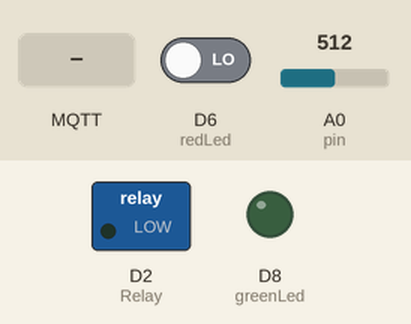
A sketch run on a simulated ESP8266 (NodeMCU). Parts: switched loads named in the sketch (green lamp = pin HIGH), output pins drawn as LEDs (lit = HIGH). The inputs (shaded band) are chosen by the test bench; at power-on: D6 (redLed) LOW, A0 (pin) = 512. WiFi joins after 1.5 s; servers stay silent unless stated; no MQTT or app messages arrive unless stated; what the sketch prints to the serial monitor is not drawn.

Above: at 2.7 s.
2.8 s: D6 (redLed) driven HIGH
At 4.5 s:
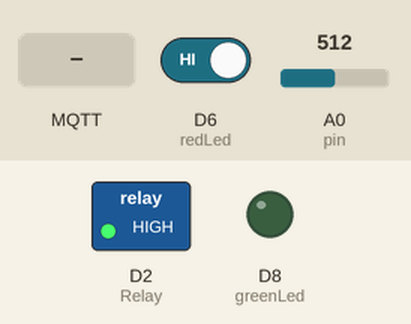
5.0 s: MQTT message "on" arrives on the first subscribed topic
At 6.3 s:
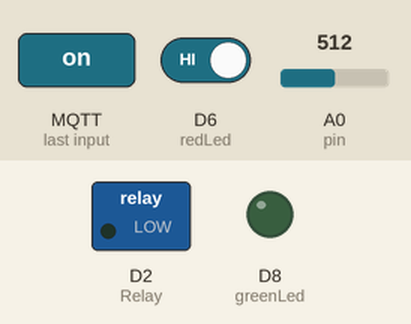
9.0 s: D6 (redLed) driven LOW
At 10.2 s:
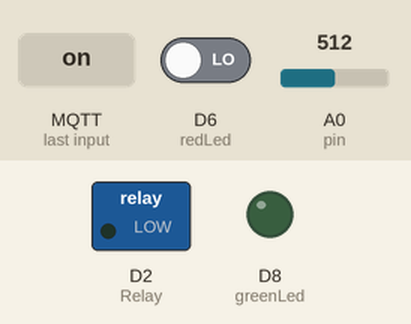
Timing chart, 0 to 12.0 s (numbered marks = the images above; inputs shaded):
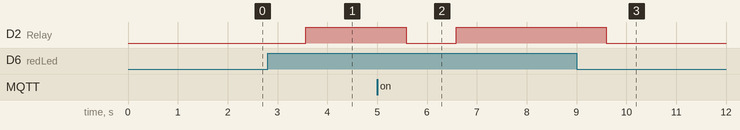

Measured:
- after the input at 2.8 s, D2 (Relay): LOW → HIGH after 0.77 s
- after the input at 5.0 s, D2 (Relay): HIGH → LOW after 0.58 s, → HIGH 1.0 s later
- after the input at 9.0 s, D2 (Relay): HIGH → LOW after 0.60 s

The sketch:

mqtt_publish_in_callback.ino
```cpp
#include <ESP8266WiFi.h>
#include <PubSubClient.h>
#include <MQUnifiedsensor.h>
#include <WiFiManager.h>
// GPIO 5 D1
//#define LED D4

// WiFi
//const char *ssid = "Test"; // Enter your WiFi name
//const char *password = "062340161";  // Enter WiFi password

// MQTT Broker
//const char *client_id = "esp8266-client";
const char *mqtt_broker = "broker.emqx.io";
const char *deviceID = "device1";
const int mqtt_port = 1883;
const char* gas_state_topic = "gas_detect/device1/gas_state";
const char* relay_state_topic = "gas_detect/device1/relay_state";
const char* gas_value_topic = "gas_detect/device1/gas_value";
const char* adc_value_topic = "gas_detect/device1/adc";
const char* relay_control_topic = "gas_detect/device1/relay_control";

//Definitions
#define placa "ESP8266"
#define Voltage_Resolution 3.3
#define pin A0 //Analog input 0 of your arduino
#define type "MQ-7" //MQ5
#define ADC_Bit_Resolution 10 // For arduino UNO/MEGA/NANO
#define RatioMQ7CleanAir 27.5  //RS / R0 = 6.5 ppm
#define redLed D6
#define greenLed D8
#define Relay D2
#define _A 700000000
#define _B -7.703

MQUnifiedsensor MQ7(placa, Voltage_Resolution, ADC_Bit_Resolution, pin, type);
int adc,relayState;
float v,R0,RL,RS,ratio,gasValue;
float calcR0 = 0;
String Status = "UnLock";
boolean relay_state = true;
boolean Sensor_State = true;
int valve = 0;
String relay_t = "";
String Sensor_msg = "";

WiFiManager wifiManager;
WiFiClient espClient;
PubSubClient client(espClient);

void setup() {
    // Set software serial baud to 115200;
    Serial.begin(115200);
    pinMode(redLed, INPUT);
    pinMode(greenLed, OUTPUT);
    pinMode(Relay, OUTPUT);
    //pinMode(LED,OUTPUT);
    // connecting to a WiFi network
    //WiFi.begin(ssid, password);
    wifiManager.autoConnect("Gas_detect");
    while (WiFi.status() != WL_CONNECTED) {
        delay(500);
        Serial.println(".");
    }
    Serial.println("Connected to the WiFi network");
    //connecting to a mqtt broker
    client.setServer(mqtt_broker, mqtt_port);
    client.setCallback(callback);
    while (!client.connected()) {

        //client_id += String(WiFi.macAddress());
        Serial.println("Connecting to public emqx mqtt broker.....");
        if (client.connect(deviceID)) {
            Serial.println("Public emqx mqtt broker connected");
        } else {
            Serial.print("failed with state ");
            Serial.print(client.state());
            delay(2000);
        }
    }
    Serial.print("Calibrating please wait.");
    for(int i = 1; i<=10; i ++)
    {
      MQ7.update(); // Update data, the arduino will read the voltage from the analog pin
      calcR0 += MQ7.calibrate(RatioMQ7CleanAir);
      Serial.print(".");
    }
    MQ7.setR0(calcR0/10);
    Serial.println("  done!.");

    if(isinf(calcR0)) {Serial.println("Warning: Conection issue, R0 is infinite (Open circuit detected) please check your wiring and supply"); while(1);}
    if(calcR0 == 0){Serial.println("Warning: Conection issue found, R0 is zero (Analog pin shorts to ground) please check your wiring and supply"); while(1);}

    //subscribe
    client.subscribe(relay_control_topic);
}

void callback(char *topic, byte *payload, unsigned int length) {
    Serial.print("Message arrived in topic: ");
    Serial.println(topic);
    Serial.print("Message:");
    String message;
    for (int i = 0; i < length; i++) {
        message = message + (char) payload[i];  // convert *byte to string
    }
    Serial.print(message);
    if (message == "on") { digitalWrite(Relay, LOW); }   // LED on
    if (message == "off") { digitalWrite(Relay, HIGH); } // LED off
    Serial.println();
    Serial.println("-----------------------");
}

void loop() {
    calculate_gas();
    state();
    //if (!client.connected()) {
    //mqttReConnect();
  //}
    client.loop();
    client.publish(gas_state_topic, String(Sensor_msg).c_str());
    client.publish(relay_state_topic, String(relay_t).c_str());
    client.publish(adc_value_topic,String(adc).c_str());
    client.publish(gas_value_topic, String(gasValue).c_str());
    //client.disconnect();
    delay(1000);
    wifireconnect();

}

void wifireconnect(){
  while ( WiFi.status() != WL_CONNECTED){
    delay(500);
    ESP.restart();
    }
  }

void calculate_gas(){
  int led_state = 0 ;
  led_state = digitalRead(redLed);
  adc = analogRead(pin);
  v = adc*Voltage_Resolution/1023.00;
  R0 = MQ7.getR0();
  RL = MQ7.getRL();
  RS = MQ7.getRS();
  ratio = RS/R0;
  gasValue = _A*pow(ratio, _B);
  MQ7.update();
  Serial.print("ADC in :");
  Serial.println(adc);
  Serial.print("The concentrate gas :");
  Serial.print(gasValue);
  Serial.println("PPM");
  Serial.println(led_state);
  if (led_state == 1){
    digitalWrite(Relay,HIGH);
    Sensor_msg = "檢出瓦斯";
    Serial.println(Sensor_msg);
    }
  else{
    digitalWrite(Relay,LOW);
    Sensor_msg = "未檢出瓦斯";
    Serial.println(Sensor_msg);
    }
}
void state(){
  relayState = digitalRead(Relay);
  if (relayState == 1){
    relay_t = "關瓦斯";
    }

  if (relayState == 0) {
    relay_t = "開瓦斯";
    }
  Serial.println(relay_t);
}
```
